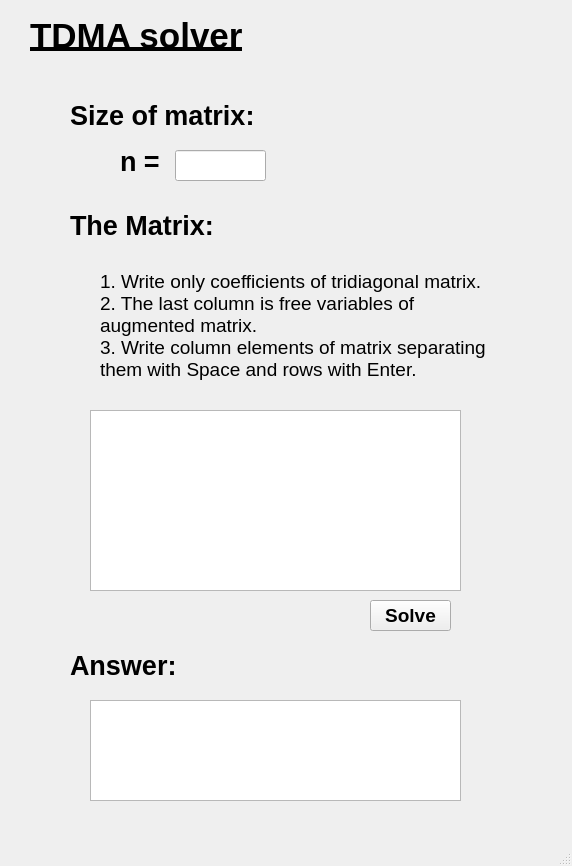
<?xml version="1.0" encoding="UTF-8"?>
<ui version="4.0">
 <class>MainWindow</class>
 <widget class="QMainWindow" name="MainWindow">
  <property name="geometry">
   <rect>
    <x>0</x>
    <y>0</y>
    <width>572</width>
    <height>866</height>
   </rect>
  </property>
  <property name="windowTitle">
   <string>Farrakhetdinova Azaliya - TDMA solver</string>
  </property>
  <property name="windowIcon">
   <iconset>
    <normaloff>../icon.ico</normaloff>../icon.ico</iconset>
  </property>
  <widget class="QWidget" name="centralwidget">
   <widget class="QLabel" name="label">
    <property name="geometry">
     <rect>
      <x>30</x>
      <y>10</y>
      <width>221</width>
      <height>51</height>
     </rect>
    </property>
    <property name="font">
     <font>
      <family>Segoe UI</family>
      <pointsize>26</pointsize>
      <weight>75</weight>
      <bold>true</bold>
      <underline>true</underline>
     </font>
    </property>
    <property name="text">
     <string>TDMA solver</string>
    </property>
   </widget>
   <widget class="QLineEdit" name="lineEdit">
    <property name="geometry">
     <rect>
      <x>175</x>
      <y>150</y>
      <width>91</width>
      <height>31</height>
     </rect>
    </property>
    <property name="font">
     <font>
      <family>Segoe UI</family>
      <pointsize>14</pointsize>
     </font>
    </property>
    <property name="text">
     <string/>
    </property>
   </widget>
   <widget class="QLabel" name="label_2">
    <property name="geometry">
     <rect>
      <x>120</x>
      <y>146</y>
      <width>51</width>
      <height>31</height>
     </rect>
    </property>
    <property name="font">
     <font>
      <family>Segoe UI</family>
      <pointsize>20</pointsize>
      <weight>75</weight>
      <bold>true</bold>
     </font>
    </property>
    <property name="text">
     <string>n = </string>
    </property>
   </widget>
   <widget class="QLabel" name="label_3">
    <property name="geometry">
     <rect>
      <x>70</x>
      <y>100</y>
      <width>211</width>
      <height>31</height>
     </rect>
    </property>
    <property name="font">
     <font>
      <family>Segoe UI</family>
      <pointsize>20</pointsize>
      <weight>75</weight>
      <bold>true</bold>
     </font>
    </property>
    <property name="text">
     <string>Size of matrix:</string>
    </property>
   </widget>
   <widget class="QTextEdit" name="textEdit">
    <property name="geometry">
     <rect>
      <x>90</x>
      <y>410</y>
      <width>371</width>
      <height>181</height>
     </rect>
    </property>
    <property name="font">
     <font>
      <family>Segoe UI</family>
      <pointsize>14</pointsize>
     </font>
    </property>
   </widget>
   <widget class="QLabel" name="label_4">
    <property name="geometry">
     <rect>
      <x>70</x>
      <y>210</y>
      <width>211</width>
      <height>31</height>
     </rect>
    </property>
    <property name="font">
     <font>
      <family>Segoe UI</family>
      <pointsize>20</pointsize>
      <weight>75</weight>
      <bold>true</bold>
     </font>
    </property>
    <property name="text">
     <string>The Matrix:</string>
    </property>
   </widget>
   <widget class="QLabel" name="label_5">
    <property name="geometry">
     <rect>
      <x>100</x>
      <y>250</y>
      <width>411</width>
      <height>151</height>
     </rect>
    </property>
    <property name="font">
     <font>
      <family>Segoe UI</family>
      <pointsize>14</pointsize>
      <weight>50</weight>
      <bold>false</bold>
     </font>
    </property>
    <property name="tabletTracking">
     <bool>false</bool>
    </property>
    <property name="autoFillBackground">
     <bool>false</bool>
    </property>
    <property name="text">
     <string>1. Write only coefficients of tridiagonal matrix.
2. The last column is free variables of augmented matrix.
3. Write column elements of matrix separating them with Space and rows with Enter.</string>
    </property>
    <property name="wordWrap">
     <bool>true</bool>
    </property>
   </widget>
   <widget class="QLabel" name="label_6">
    <property name="geometry">
     <rect>
      <x>70</x>
      <y>650</y>
      <width>211</width>
      <height>31</height>
     </rect>
    </property>
    <property name="font">
     <font>
      <family>Segoe UI</family>
      <pointsize>20</pointsize>
      <weight>75</weight>
      <bold>true</bold>
     </font>
    </property>
    <property name="text">
     <string>Answer:</string>
    </property>
   </widget>
   <widget class="QTextBrowser" name="textBrowser">
    <property name="geometry">
     <rect>
      <x>90</x>
      <y>700</y>
      <width>371</width>
      <height>101</height>
     </rect>
    </property>
    <property name="font">
     <font>
      <family>Segoe UI</family>
      <pointsize>14</pointsize>
     </font>
    </property>
   </widget>
   <widget class="QPushButton" name="pushButton">
    <property name="geometry">
     <rect>
      <x>370</x>
      <y>600</y>
      <width>81</width>
      <height>31</height>
     </rect>
    </property>
    <property name="font">
     <font>
      <family>Segoe UI</family>
      <pointsize>14</pointsize>
      <weight>75</weight>
      <bold>true</bold>
     </font>
    </property>
    <property name="text">
     <string>Solve</string>
    </property>
   </widget>
  </widget>
  <widget class="QMenuBar" name="menubar">
   <property name="geometry">
    <rect>
     <x>0</x>
     <y>0</y>
     <width>572</width>
     <height>21</height>
    </rect>
   </property>
  </widget>
  <widget class="QStatusBar" name="statusbar"/>
 </widget>
 <resources/>
 <connections/>
</ui>
